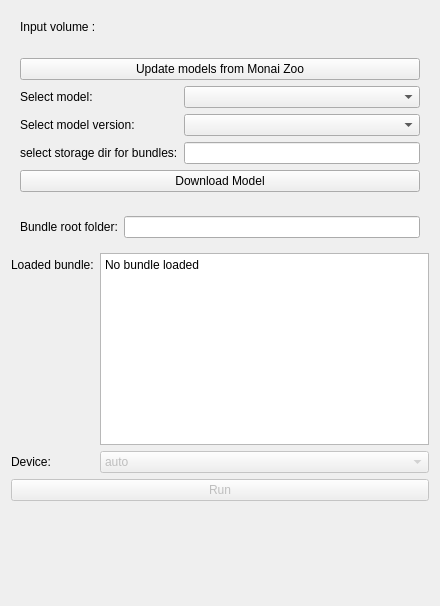
<?xml version="1.0" encoding="UTF-8"?>
<ui version="4.0">
 <class>MONAIBundle</class>
 <widget class="qMRMLWidget" name="MONAIBundle">
  <property name="geometry">
   <rect>
    <x>0</x>
    <y>0</y>
    <width>440</width>
    <height>606</height>
   </rect>
  </property>
  <layout class="QVBoxLayout" name="verticalLayout">
   <item>
    <widget class="ctkCollapsibleButton" name="inputsCollapsibleButton" native="true">
     <property name="text" stdset="0">
      <string>Inputs</string>
     </property>
     <layout class="QFormLayout" name="formLayout_2">
      <item row="0" column="0">
       <widget class="QLabel" name="inputLabel">
        <property name="text">
         <string>Input volume :</string>
        </property>
       </widget>
      </item>
      <item row="0" column="1">
       <widget class="qMRMLNodeComboBox" name="inputSelector" native="true">
        <property name="toolTip">
         <string>Input abdominal, chest, or whole body CT.</string>
        </property>
        <property name="nodeTypes" stdset="0">
         <stringlist>
          <string>vtkMRMLScalarVolumeNode</string>
         </stringlist>
        </property>
        <property name="showChildNodeTypes" stdset="0">
         <bool>false</bool>
        </property>
        <property name="addEnabled" stdset="0">
         <bool>false</bool>
        </property>
        <property name="removeEnabled" stdset="0">
         <bool>false</bool>
        </property>
       </widget>
      </item>
     </layout>
    </widget>
   </item>
   <item>
    <widget class="ctkCollapsibleButton" name="remoteBundleCollapsibleButton" native="true">
     <property name="text" stdset="0">
      <string>Select remote bundle</string>
     </property>
     <property name="collapsed" stdset="0">
      <bool>true</bool>
     </property>
     <layout class="QVBoxLayout" name="verticalLayout_2">
      <item>
       <widget class="QPushButton" name="updateModelsFromZooButton">
        <property name="text">
         <string>Update models from Monai Zoo</string>
        </property>
       </widget>
      </item>
      <item>
       <layout class="QFormLayout" name="formLayout">
        <item row="0" column="0">
         <widget class="QLabel" name="selectModelLabel">
          <property name="text">
           <string>Select model:</string>
          </property>
         </widget>
        </item>
        <item row="0" column="1">
         <widget class="QComboBox" name="modelZooSelectionBox"/>
        </item>
        <item row="1" column="0">
         <widget class="QLabel" name="selectModelVersionLabel">
          <property name="text">
           <string>Select model version:</string>
          </property>
         </widget>
        </item>
        <item row="1" column="1">
         <widget class="QComboBox" name="modelVersionSelectionBox"/>
        </item>
        <item row="2" column="0">
         <widget class="QLabel" name="bundleStorageDirLabel">
          <property name="text">
           <string>select storage dir for bundles:</string>
          </property>
         </widget>
        </item>
        <item row="2" column="1">
         <widget class="ctkPathLineEdit" name="bundleStorageDirSelector"/>
        </item>
       </layout>
      </item>
      <item>
       <widget class="QPushButton" name="downloadModelFromZooButton">
        <property name="text">
         <string>Download Model</string>
        </property>
       </widget>
      </item>
     </layout>
    </widget>
   </item>
   <item>
    <widget class="ctkCollapsibleButton" name="localBundleCollapsibleButton" native="true">
     <property name="text" stdset="0">
      <string>Select local bundle</string>
     </property>
     <property name="collapsed" stdset="0">
      <bool>true</bool>
     </property>
     <layout class="QFormLayout" name="formLayout_3">
      <item row="0" column="0">
       <widget class="QLabel" name="bundleRootDirLabel">
        <property name="text">
         <string>Bundle root folder:</string>
        </property>
       </widget>
      </item>
      <item row="0" column="1">
       <widget class="ctkPathLineEdit" name="bundleRootDirSelector"/>
      </item>
     </layout>
    </widget>
   </item>
   <item>
    <layout class="QFormLayout" name="bundleInfoLayout">
     <item row="0" column="0">
      <widget class="QLabel" name="bundleDescriptionLabel">
       <property name="text">
        <string>Loaded bundle:</string>
       </property>
      </widget>
     </item>
     <item row="0" column="1">
      <widget class="QPlainTextEdit" name="bundleDescriptionTextEdit">
       <property name="readOnly">
        <bool>true</bool>
       </property>
       <property name="plainText">
        <string>No bundle loaded</string>
       </property>
      </widget>
     </item>
     <item row="1" column="0">
      <widget class="QLabel" name="deviceSelectionLabel">
       <property name="text">
        <string>Device:</string>
       </property>
      </widget>
     </item>
     <item row="1" column="1">
      <widget class="QComboBox" name="deviceSelectionBox">
       <property name="enabled">
        <bool>false</bool>
       </property>
       <item>
        <property name="text">
         <string>auto</string>
        </property>
       </item>
       <item>
        <property name="text">
         <string>cpu</string>
        </property>
       </item>
       <item>
        <property name="text">
         <string>cuda</string>
        </property>
       </item>
      </widget>
     </item>
    </layout>
   </item>
   <item>
    <widget class="QPushButton" name="runButton">
     <property name="enabled">
      <bool>false</bool>
     </property>
     <property name="toolTip">
      <string>Start segmentation.</string>
     </property>
     <property name="text">
      <string>Run</string>
     </property>
     <property name="default">
      <bool>true</bool>
     </property>
    </widget>
   </item>
   <item>
    <spacer name="verticalSpacer">
     <property name="orientation">
      <enum>Qt::Vertical</enum>
     </property>
     <property name="sizeHint" stdset="0">
      <size>
       <width>20</width>
       <height>40</height>
      </size>
     </property>
    </spacer>
   </item>
  </layout>
 </widget>
 <customwidgets>
  <customwidget>
   <class>ctkCollapsibleButton</class>
   <extends>QWidget</extends>
   <header>ctkCollapsibleButton.h</header>
   <container>1</container>
  </customwidget>
  <customwidget>
   <class>qMRMLNodeComboBox</class>
   <extends>QWidget</extends>
   <header>qMRMLNodeComboBox.h</header>
  </customwidget>
  <customwidget>
   <class>qMRMLWidget</class>
   <extends>QWidget</extends>
   <header>qMRMLWidget.h</header>
   <container>1</container>
  </customwidget>
  <customwidget>
   <class>ctkPathLineEdit</class>
   <extends>QLineEdit</extends>
   <header>ctkpathlineedit.h</header>
  </customwidget>
 </customwidgets>
 <resources/>
 <connections/>
</ui>
